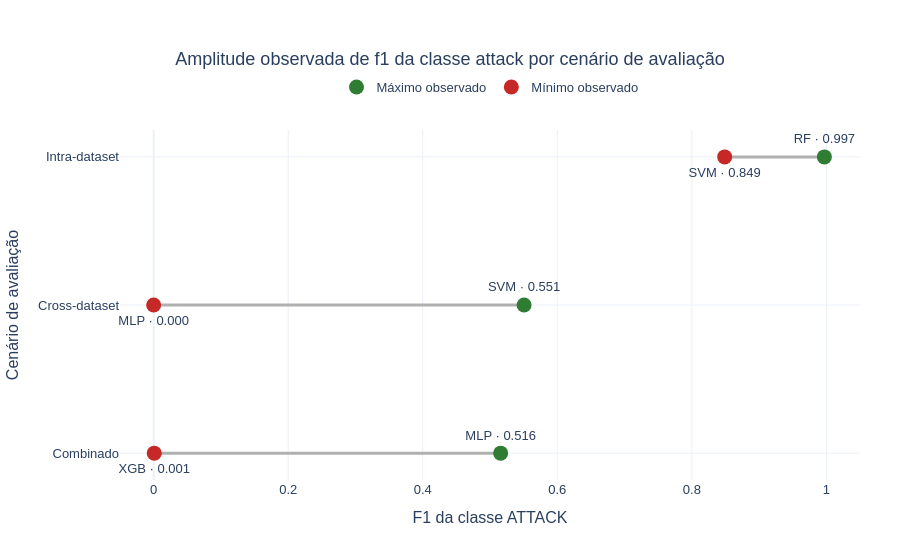
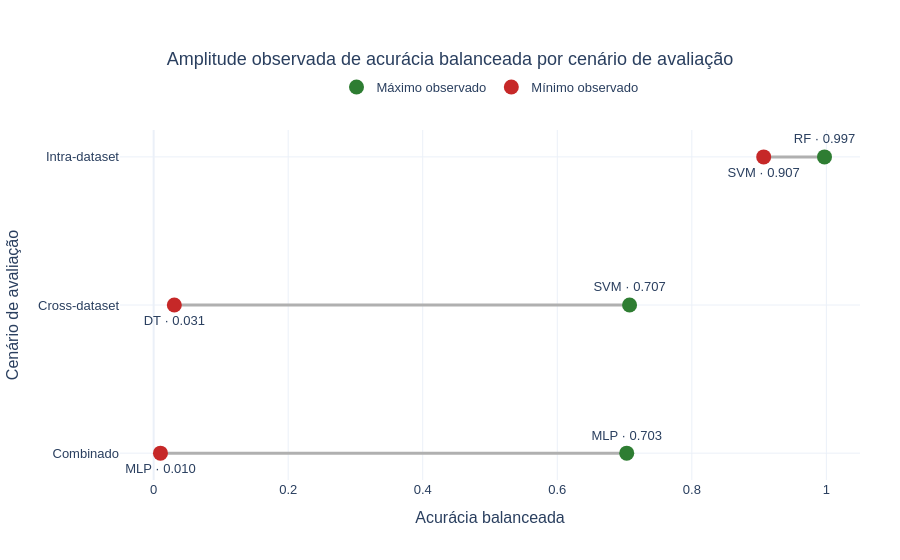
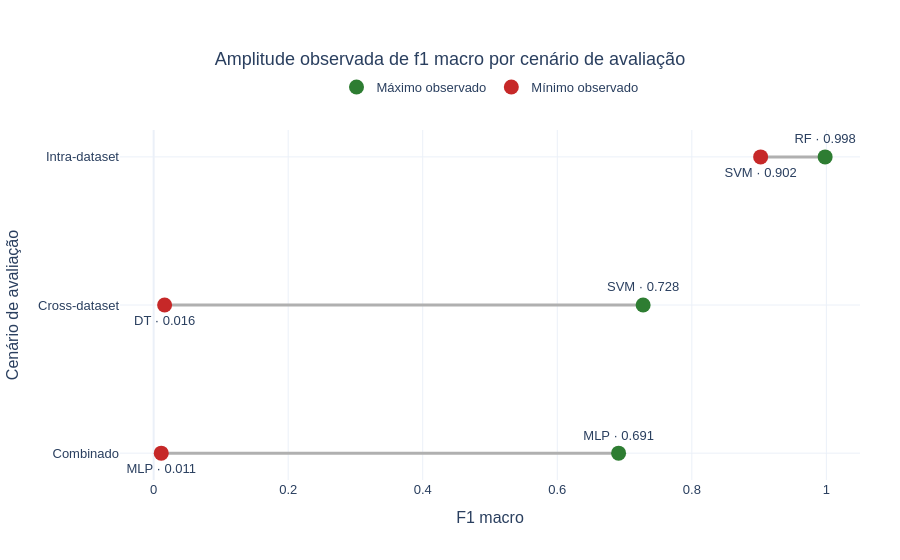

Here is the notebook cell these charts were saved with, in order:
### Code cell
# extremos observados por cenário de avaliação
def plot_metric_extremes(metric, metric_label, filename):
    best_rows = (
        evaluation.sort_values(
            ["scenario_type", metric, "f1_macro"],
            ascending=[True, False, False],
        )
        .groupby("scenario_type", as_index=False)
        .head(1)
        .assign(result="Máximo observado")
    )
    worst_rows = (
        evaluation.sort_values(
            ["scenario_type", metric, "f1_macro"],
            ascending=[True, True, True],
        )
        .groupby("scenario_type", as_index=False)
        .head(1)
        .assign(result="Mínimo observado")
    )
    extremes = pd.concat(
        [best_rows, worst_rows],
        ignore_index=True,
    )
    extremes["scenario_label"] = (
        extremes["scenario_type"].map(SCENARIO_LABELS)
    )
    extremes["model_label"] = extremes["model"].map(MODEL_LABELS)
    extremes["training_source_label"] = (
        extremes["training_source"].map(SOURCE_LABELS)
    )
    extremes["test_source_label"] = (
        extremes["test_source"].map(SOURCE_LABELS)
    )
    extremes["point_label"] = extremes.apply(
        lambda row: (
            f"{MODEL_ABBREVIATIONS[row['model']]} · "
            f"{row[metric]:.3f}"
        ),
        axis=1,
    )

    figure = go.Figure()
    for scenario_type in SCENARIO_ORDER:
        scenario_rows = extremes[
            extremes["scenario_type"].eq(scenario_type)
        ]
        figure.add_trace(go.Scatter(
            x=[
                scenario_rows[metric].min(),
                scenario_rows[metric].max(),
            ],
            y=[
                SCENARIO_LABELS[scenario_type],
                SCENARIO_LABELS[scenario_type],
            ],
            mode="lines",
            line=dict(color="#B0B0B0", width=3),
            hoverinfo="skip",
            showlegend=False,
        ))

    styles = {
        "Máximo observado": "#2E7D32",
        "Mínimo observado": "#C62828",
    }
    for result_label, color in styles.items():
        result_rows = extremes[
            extremes["result"].eq(result_label)
        ]
        custom_data = result_rows[
            [
                "model_label",
                "training_source_label",
                "test_source_label",
                "f1_attack",
                "balanced_accuracy",
                "f1_macro",
            ]
        ].to_numpy()
        figure.add_trace(go.Scatter(
            x=result_rows[metric],
            y=result_rows["scenario_label"],
            mode="markers+text",
            text=result_rows["point_label"],
            textposition=(
                "top center"
                if result_label == "Máximo observado"
                else "bottom center"
            ),
            name=result_label,
            marker=dict(color=color, size=15),
            cliponaxis=False,
            customdata=custom_data,
            hovertemplate=(
                "Cenário: %{y}<br>"
                f"Extremo: {result_label}<br>"
                "Algoritmo: %{customdata[0]}<br>"
                "Treinamento: %{customdata[1]}<br>"
                "Teste: %{customdata[2]}<br>"
                f"{metric_label}: %{{x:.4f}}<br>"
                "F1 ATTACK: %{customdata[3]:.4f}<br>"
                "Acurácia balanceada: %{customdata[4]:.4f}<br>"
                "F1 macro: %{customdata[5]:.4f}<extra></extra>"
            ),
        ))

    figure.update_xaxes(
        title_text=metric_label,
        range=[-0.05, 1.05],
    )
    figure.update_yaxes(
        title_text="Cenário de avaliação",
        categoryorder="array",
        categoryarray=[
            SCENARIO_LABELS[scenario]
            for scenario in reversed(SCENARIO_ORDER)
        ],
    )
    figure.update_layout(
        title=f"Amplitude observada de {metric_label.lower()} por cenário de avaliação"
    )
    finalize_figure(
        figure,
        filename,
        width=1250,
        height=600,
    )


plot_metric_extremes(
    "f1_attack",
    "F1 da classe ATTACK",
    "f1_attack_best_worst_by_scenario",
)
plot_metric_extremes(
    "balanced_accuracy",
    "Acurácia balanceada",
    "balanced_accuracy_best_worst_by_scenario",
)
plot_metric_extremes(
    "f1_macro",
    "F1 macro",
    "f1_macro_best_worst_by_scenario",
)

### Figure 1 — Plotly figure (JSON) as saved in the notebook; plotly's stock layout.template omitted (floating-point values rounded to 4 significant figures)
{"data": [{"hoverinfo": "skip", "line": {"color": "#B0B0B0", "width": 3}, "mode": "lines", "showlegend": false, "x": [0.8489, 0.9971], "y": ["Intra-dataset", "Intra-dataset"], "type": "scatter"}, {"hoverinfo": "skip", "line": {"color": "#B0B0B0", "width": 3}, "mode": "lines", "showlegend": false, "x": [0.0, 0.5507], "y": ["Cross-dataset", "Cross-dataset"], "type": "scatter"}, {"hoverinfo": "skip", "line": {"color": "#B0B0B0", "width": 3}, "mode": "lines", "showlegend": false, "x": [0.0008902, 0.5158], "y": ["Combinado", "Combinado"], "type": "scatter"}, {"cliponaxis": false, "customdata": [["MLP", "UNSW-NB15 + IoT-23", "CICIDS2017", 0.5158, 0.7032, 0.6912], ["SVM linear", "UNSW-NB15", "CICIDS2017", 0.5507, 0.7075, 0.7276], ["Random Forest", "IoT-23", "IoT-23", 0.9971, 0.9972, 0.9982]], "hovertemplate": "Cenário: %{y}<br>Extremo: Máximo observado<br>Algoritmo: %{customdata[0]}<br>Treinamento: %{customdata[1]}<br>Teste: %{customdata[2]}<br>F1 da classe ATTACK: %{x:.4f}<br>F1 ATTACK: %{customdata[3]:.4f}<br>Acurácia balanceada: %{customdata[4]:.4f}<br>F1 macro: %{customdata[5]:.4f}<extra></extra>", "marker": {"color": "#2E7D32", "size": 15}, "mode": "markers+text", "name": "Máximo observado", "text": ["MLP · 0.516", "SVM · 0.551", "RF · 0.997"], "textposition": "top center", "x": [0.5158, 0.5507, 0.9971], "y": ["Combinado", "Cross-dataset", "Intra-dataset"], "type": "scatter"}, {"cliponaxis": false, "customdata": [["XGBoost", "CICIDS2017 + IoT-23", "UNSW-NB15", 0.0008902, 0.5001, 0.4448], ["MLP", "IoT-23", "CICIDS2017", 0.0, 0.4918, 0.4404], ["SVM linear", "CICIDS2017", "CICIDS2017", 0.8489, 0.9428, 0.9023]], "hovertemplate": "Cenário: %{y}<br>Extremo: Mínimo observado<br>Algoritmo: %{customdata[0]}<br>Treinamento: %{customdata[1]}<br>Teste: %{customdata[2]}<br>F1 da classe ATTACK: %{x:.4f}<br>F1 ATTACK: %{customdata[3]:.4f}<br>Acurácia balanceada: %{customdata[4]:.4f}<br>F1 macro: %{customdata[5]:.4f}<extra></extra>", "marker": {"color": "#C62828", "size": 15}, "mode": "markers+text", "name": "Mínimo observado", "text": ["XGB · 0.001", "MLP · 0.000", "SVM · 0.849"], "textposition": "bottom center", "x": [0.0008902, 0.0, 0.8489], "y": ["Combinado", "Cross-dataset", "Intra-dataset"], "type": "scatter"}], "layout": {"xaxis": {"title": {"text": "F1 da classe ATTACK"}, "range": [-0.05, 1.05]}, "yaxis": {"title": {"text": "Cenário de avaliação"}, "categoryorder": "array", "categoryarray": ["Combinado", "Cross-dataset", "Intra-dataset"]}, "title": {"text": "Amplitude observada de f1 da classe attack por cenário de avaliação", "x": 0.5}, "font": {"family": "Arial", "size": 13}, "margin": {"l": 80, "r": 40, "t": 130, "b": 80}, "legend": {"orientation": "h", "yanchor": "bottom", "y": 1.08, "xanchor": "center", "x": 0.5}}}

### Figure 2 — Plotly figure (JSON) as saved in the notebook; plotly's stock layout.template omitted (floating-point values rounded to 4 significant figures)
{"data": [{"hoverinfo": "skip", "line": {"color": "#B0B0B0", "width": 3}, "mode": "lines", "showlegend": false, "x": [0.9068, 0.9972], "y": ["Intra-dataset", "Intra-dataset"], "type": "scatter"}, {"hoverinfo": "skip", "line": {"color": "#B0B0B0", "width": 3}, "mode": "lines", "showlegend": false, "x": [0.03075, 0.7075], "y": ["Cross-dataset", "Cross-dataset"], "type": "scatter"}, {"hoverinfo": "skip", "line": {"color": "#B0B0B0", "width": 3}, "mode": "lines", "showlegend": false, "x": [0.01013, 0.7032], "y": ["Combinado", "Combinado"], "type": "scatter"}, {"cliponaxis": false, "customdata": [["MLP", "UNSW-NB15 + IoT-23", "CICIDS2017", 0.5158, 0.7032, 0.6912], ["SVM linear", "UNSW-NB15", "CICIDS2017", 0.5507, 0.7075, 0.7276], ["Random Forest", "IoT-23", "IoT-23", 0.9971, 0.9972, 0.9982]], "hovertemplate": "Cenário: %{y}<br>Extremo: Máximo observado<br>Algoritmo: %{customdata[0]}<br>Treinamento: %{customdata[1]}<br>Teste: %{customdata[2]}<br>Acurácia balanceada: %{x:.4f}<br>F1 ATTACK: %{customdata[3]:.4f}<br>Acurácia balanceada: %{customdata[4]:.4f}<br>F1 macro: %{customdata[5]:.4f}<extra></extra>", "marker": {"color": "#2E7D32", "size": 15}, "mode": "markers+text", "name": "Máximo observado", "text": ["MLP · 0.703", "SVM · 0.707", "RF · 0.997"], "textposition": "top center", "x": [0.7032, 0.7075, 0.9972], "y": ["Combinado", "Cross-dataset", "Intra-dataset"], "type": "scatter"}, {"cliponaxis": false, "customdata": [["MLP", "CICIDS2017 + UNSW-NB15", "IoT-23", 0.003237, 0.01013, 0.01132], ["Árvore de decisão", "UNSW-NB15", "IoT-23", 0.02178, 0.03075, 0.01632], ["SVM linear", "UNSW-NB15", "UNSW-NB15", 0.8784, 0.9068, 0.9251]], "hovertemplate": "Cenário: %{y}<br>Extremo: Mínimo observado<br>Algoritmo: %{customdata[0]}<br>Treinamento: %{customdata[1]}<br>Teste: %{customdata[2]}<br>Acurácia balanceada: %{x:.4f}<br>F1 ATTACK: %{customdata[3]:.4f}<br>Acurácia balanceada: %{customdata[4]:.4f}<br>F1 macro: %{customdata[5]:.4f}<extra></extra>", "marker": {"color": "#C62828", "size": 15}, "mode": "markers+text", "name": "Mínimo observado", "text": ["MLP · 0.010", "DT · 0.031", "SVM · 0.907"], "textposition": "bottom center", "x": [0.01013, 0.03075, 0.9068], "y": ["Combinado", "Cross-dataset", "Intra-dataset"], "type": "scatter"}], "layout": {"xaxis": {"title": {"text": "Acurácia balanceada"}, "range": [-0.05, 1.05]}, "yaxis": {"title": {"text": "Cenário de avaliação"}, "categoryorder": "array", "categoryarray": ["Combinado", "Cross-dataset", "Intra-dataset"]}, "title": {"text": "Amplitude observada de acurácia balanceada por cenário de avaliação", "x": 0.5}, "font": {"family": "Arial", "size": 13}, "margin": {"l": 80, "r": 40, "t": 130, "b": 80}, "legend": {"orientation": "h", "yanchor": "bottom", "y": 1.08, "xanchor": "center", "x": 0.5}}}

### Figure 3 — Plotly figure (JSON) as saved in the notebook; plotly's stock layout.template omitted (floating-point values rounded to 4 significant figures)
{"data": [{"hoverinfo": "skip", "line": {"color": "#B0B0B0", "width": 3}, "mode": "lines", "showlegend": false, "x": [0.9023, 0.9982], "y": ["Intra-dataset", "Intra-dataset"], "type": "scatter"}, {"hoverinfo": "skip", "line": {"color": "#B0B0B0", "width": 3}, "mode": "lines", "showlegend": false, "x": [0.01632, 0.7276], "y": ["Cross-dataset", "Cross-dataset"], "type": "scatter"}, {"hoverinfo": "skip", "line": {"color": "#B0B0B0", "width": 3}, "mode": "lines", "showlegend": false, "x": [0.01132, 0.6912], "y": ["Combinado", "Combinado"], "type": "scatter"}, {"cliponaxis": false, "customdata": [["MLP", "UNSW-NB15 + IoT-23", "CICIDS2017", 0.5158, 0.7032, 0.6912], ["SVM linear", "UNSW-NB15", "CICIDS2017", 0.5507, 0.7075, 0.7276], ["Random Forest", "IoT-23", "IoT-23", 0.9971, 0.9972, 0.9982]], "hovertemplate": "Cenário: %{y}<br>Extremo: Máximo observado<br>Algoritmo: %{customdata[0]}<br>Treinamento: %{customdata[1]}<br>Teste: %{customdata[2]}<br>F1 macro: %{x:.4f}<br>F1 ATTACK: %{customdata[3]:.4f}<br>Acurácia balanceada: %{customdata[4]:.4f}<br>F1 macro: %{customdata[5]:.4f}<extra></extra>", "marker": {"color": "#2E7D32", "size": 15}, "mode": "markers+text", "name": "Máximo observado", "text": ["MLP · 0.691", "SVM · 0.728", "RF · 0.998"], "textposition": "top center", "x": [0.6912, 0.7276, 0.9982], "y": ["Combinado", "Cross-dataset", "Intra-dataset"], "type": "scatter"}, {"cliponaxis": false, "customdata": [["MLP", "CICIDS2017 + UNSW-NB15", "IoT-23", 0.003237, 0.01013, 0.01132], ["Árvore de decisão", "UNSW-NB15", "IoT-23", 0.02178, 0.03075, 0.01632], ["SVM linear", "CICIDS2017", "CICIDS2017", 0.8489, 0.9428, 0.9023]], "hovertemplate": "Cenário: %{y}<br>Extremo: Mínimo observado<br>Algoritmo: %{customdata[0]}<br>Treinamento: %{customdata[1]}<br>Teste: %{customdata[2]}<br>F1 macro: %{x:.4f}<br>F1 ATTACK: %{customdata[3]:.4f}<br>Acurácia balanceada: %{customdata[4]:.4f}<br>F1 macro: %{customdata[5]:.4f}<extra></extra>", "marker": {"color": "#C62828", "size": 15}, "mode": "markers+text", "name": "Mínimo observado", "text": ["MLP · 0.011", "DT · 0.016", "SVM · 0.902"], "textposition": "bottom center", "x": [0.01132, 0.01632, 0.9023], "y": ["Combinado", "Cross-dataset", "Intra-dataset"], "type": "scatter"}], "layout": {"xaxis": {"title": {"text": "F1 macro"}, "range": [-0.05, 1.05]}, "yaxis": {"title": {"text": "Cenário de avaliação"}, "categoryorder": "array", "categoryarray": ["Combinado", "Cross-dataset", "Intra-dataset"]}, "title": {"text": "Amplitude observada de f1 macro por cenário de avaliação", "x": 0.5}, "font": {"family": "Arial", "size": 13}, "margin": {"l": 80, "r": 40, "t": 130, "b": 80}, "legend": {"orientation": "h", "yanchor": "bottom", "y": 1.08, "xanchor": "center", "x": 0.5}}}
